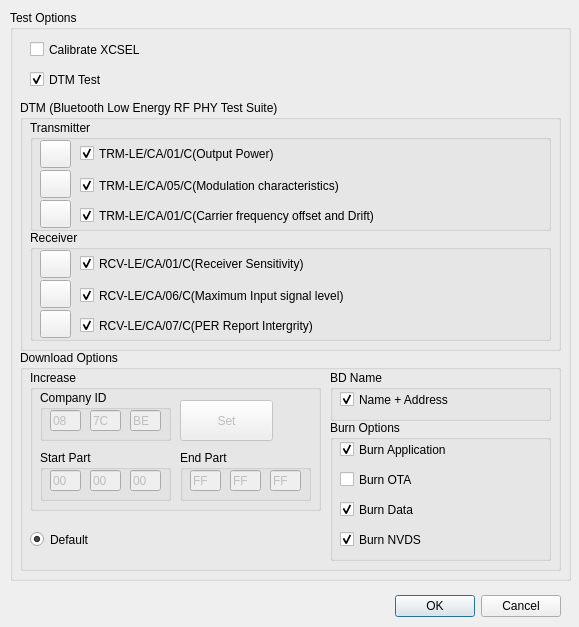
<?xml version="1.0" encoding="UTF-8"?>
<ui version="4.0">
 <class>Setting</class>
 <widget class="QDialog" name="Setting">
  <property name="geometry">
   <rect>
    <x>0</x>
    <y>0</y>
    <width>579</width>
    <height>627</height>
   </rect>
  </property>
  <property name="windowTitle">
   <string>Dialog</string>
  </property>
  <widget class="QDialogButtonBox" name="buttonBox">
   <property name="geometry">
    <rect>
     <x>220</x>
     <y>590</y>
     <width>341</width>
     <height>32</height>
    </rect>
   </property>
   <property name="orientation">
    <enum>Qt::Horizontal</enum>
   </property>
   <property name="standardButtons">
    <set>QDialogButtonBox::Cancel|QDialogButtonBox::Ok</set>
   </property>
  </widget>
  <widget class="QGroupBox" name="group_TestOptions">
   <property name="geometry">
    <rect>
     <x>10</x>
     <y>10</y>
     <width>561</width>
     <height>571</height>
    </rect>
   </property>
   <property name="title">
    <string>Test Options</string>
   </property>
   <widget class="QCheckBox" name="cbox_CalibrateXCSEL">
    <property name="geometry">
     <rect>
      <x>20</x>
      <y>30</y>
      <width>151</width>
      <height>19</height>
     </rect>
    </property>
    <property name="text">
     <string>Calibrate XCSEL</string>
    </property>
   </widget>
   <widget class="QCheckBox" name="cbox_DTMTest">
    <property name="geometry">
     <rect>
      <x>20</x>
      <y>60</y>
      <width>151</width>
      <height>19</height>
     </rect>
    </property>
    <property name="text">
     <string>DTM Test</string>
    </property>
    <property name="checked">
     <bool>true</bool>
    </property>
   </widget>
   <widget class="QGroupBox" name="group_DTM">
    <property name="geometry">
     <rect>
      <x>10</x>
      <y>90</y>
      <width>541</width>
      <height>251</height>
     </rect>
    </property>
    <property name="title">
     <string>DTM (Bluetooth Low Energy RF PHY Test Suite)</string>
    </property>
    <widget class="QGroupBox" name="group_Transmitter">
     <property name="geometry">
      <rect>
       <x>10</x>
       <y>20</y>
       <width>521</width>
       <height>111</height>
      </rect>
     </property>
     <property name="title">
      <string>Transmitter</string>
     </property>
     <widget class="QPushButton" name="btn_OutputPower">
      <property name="geometry">
       <rect>
        <x>10</x>
        <y>20</y>
        <width>31</width>
        <height>28</height>
       </rect>
      </property>
      <property name="text">
       <string/>
      </property>
     </widget>
     <widget class="QCheckBox" name="cbox_OutputPower">
      <property name="geometry">
       <rect>
        <x>50</x>
        <y>18</y>
        <width>251</width>
        <height>31</height>
       </rect>
      </property>
      <property name="text">
       <string>TRM-LE/CA/01/C(Output Power)</string>
      </property>
      <property name="checked">
       <bool>true</bool>
      </property>
     </widget>
     <widget class="QPushButton" name="btn_ModulationCharacteristics">
      <property name="geometry">
       <rect>
        <x>10</x>
        <y>50</y>
        <width>31</width>
        <height>28</height>
       </rect>
      </property>
      <property name="text">
       <string/>
      </property>
     </widget>
     <widget class="QPushButton" name="btn_CarrierFrequencyOffset">
      <property name="geometry">
       <rect>
        <x>10</x>
        <y>80</y>
        <width>31</width>
        <height>28</height>
       </rect>
      </property>
      <property name="text">
       <string/>
      </property>
     </widget>
     <widget class="QCheckBox" name="cbox_ModulationCharacteristics">
      <property name="geometry">
       <rect>
        <x>50</x>
        <y>50</y>
        <width>381</width>
        <height>31</height>
       </rect>
      </property>
      <property name="text">
       <string>TRM-LE/CA/05/C(Modulation characteristics)</string>
      </property>
      <property name="checked">
       <bool>true</bool>
      </property>
     </widget>
     <widget class="QCheckBox" name="cbox_CarrierFrequencyOffsetAndDrift">
      <property name="geometry">
       <rect>
        <x>50</x>
        <y>80</y>
        <width>431</width>
        <height>31</height>
       </rect>
      </property>
      <property name="text">
       <string>TRM-LE/CA/01/C(Carrier frequency offset and Drift)</string>
      </property>
      <property name="checked">
       <bool>true</bool>
      </property>
     </widget>
    </widget>
    <widget class="QGroupBox" name="group_Receiver">
     <property name="geometry">
      <rect>
       <x>10</x>
       <y>130</y>
       <width>521</width>
       <height>111</height>
      </rect>
     </property>
     <property name="title">
      <string>Receiver</string>
     </property>
     <widget class="QPushButton" name="btn_ReceiverSensitivity">
      <property name="geometry">
       <rect>
        <x>10</x>
        <y>20</y>
        <width>31</width>
        <height>28</height>
       </rect>
      </property>
      <property name="text">
       <string/>
      </property>
     </widget>
     <widget class="QCheckBox" name="cbox_ReceiverSensitivity">
      <property name="geometry">
       <rect>
        <x>50</x>
        <y>18</y>
        <width>371</width>
        <height>31</height>
       </rect>
      </property>
      <property name="text">
       <string>RCV-LE/CA/01/C(Receiver Sensitivity)</string>
      </property>
      <property name="checked">
       <bool>true</bool>
      </property>
     </widget>
     <widget class="QPushButton" name="btn_MaximumInputSignalLevel">
      <property name="geometry">
       <rect>
        <x>10</x>
        <y>50</y>
        <width>31</width>
        <height>28</height>
       </rect>
      </property>
      <property name="text">
       <string/>
      </property>
     </widget>
     <widget class="QPushButton" name="btn_PERReportIntergrity">
      <property name="geometry">
       <rect>
        <x>10</x>
        <y>80</y>
        <width>31</width>
        <height>28</height>
       </rect>
      </property>
      <property name="text">
       <string/>
      </property>
     </widget>
     <widget class="QCheckBox" name="cbox_MaximumInputSignalLevel">
      <property name="geometry">
       <rect>
        <x>50</x>
        <y>50</y>
        <width>381</width>
        <height>31</height>
       </rect>
      </property>
      <property name="text">
       <string>RCV-LE/CA/06/C(Maximum Input signal level)</string>
      </property>
      <property name="checked">
       <bool>true</bool>
      </property>
     </widget>
     <widget class="QCheckBox" name="cbox_PERReportIntergrity">
      <property name="geometry">
       <rect>
        <x>50</x>
        <y>80</y>
        <width>381</width>
        <height>31</height>
       </rect>
      </property>
      <property name="text">
       <string>RCV-LE/CA/07/C(PER Report Intergrity)</string>
      </property>
      <property name="checked">
       <bool>true</bool>
      </property>
     </widget>
    </widget>
   </widget>
   <widget class="QGroupBox" name="group_DownloadOptions">
    <property name="geometry">
     <rect>
      <x>10</x>
      <y>340</y>
      <width>541</width>
      <height>221</height>
     </rect>
    </property>
    <property name="title">
     <string>Download Options</string>
    </property>
    <widget class="QGroupBox" name="group_Increase">
     <property name="geometry">
      <rect>
       <x>10</x>
       <y>20</y>
       <width>291</width>
       <height>141</height>
      </rect>
     </property>
     <property name="title">
      <string>Increase</string>
     </property>
     <widget class="QGroupBox" name="group_CompanyID">
      <property name="geometry">
       <rect>
        <x>10</x>
        <y>20</y>
        <width>131</width>
        <height>51</height>
       </rect>
      </property>
      <property name="title">
       <string>Company ID</string>
      </property>
      <widget class="QLineEdit" name="le_CompanyID0Bit">
       <property name="enabled">
        <bool>false</bool>
       </property>
       <property name="geometry">
        <rect>
         <x>10</x>
         <y>20</y>
         <width>31</width>
         <height>21</height>
        </rect>
       </property>
       <property name="text">
        <string>08</string>
       </property>
      </widget>
      <widget class="QLineEdit" name="le_CompanyID1Bit">
       <property name="enabled">
        <bool>false</bool>
       </property>
       <property name="geometry">
        <rect>
         <x>50</x>
         <y>20</y>
         <width>31</width>
         <height>21</height>
        </rect>
       </property>
       <property name="text">
        <string>7C</string>
       </property>
      </widget>
      <widget class="QLineEdit" name="le_CompanyID2Bit">
       <property name="enabled">
        <bool>false</bool>
       </property>
       <property name="geometry">
        <rect>
         <x>90</x>
         <y>20</y>
         <width>31</width>
         <height>21</height>
        </rect>
       </property>
       <property name="text">
        <string>BE</string>
       </property>
      </widget>
     </widget>
     <widget class="QPushButton" name="btn_Set">
      <property name="enabled">
       <bool>false</bool>
      </property>
      <property name="geometry">
       <rect>
        <x>150</x>
        <y>30</y>
        <width>93</width>
        <height>41</height>
       </rect>
      </property>
      <property name="text">
       <string>Set</string>
      </property>
     </widget>
     <widget class="QGroupBox" name="group_StartPart">
      <property name="geometry">
       <rect>
        <x>10</x>
        <y>80</y>
        <width>131</width>
        <height>51</height>
       </rect>
      </property>
      <property name="title">
       <string>Start Part</string>
      </property>
      <widget class="QLineEdit" name="le_StartPart0Bit">
       <property name="enabled">
        <bool>false</bool>
       </property>
       <property name="geometry">
        <rect>
         <x>10</x>
         <y>20</y>
         <width>31</width>
         <height>21</height>
        </rect>
       </property>
       <property name="text">
        <string>00</string>
       </property>
      </widget>
      <widget class="QLineEdit" name="le_StartPart1Bit">
       <property name="enabled">
        <bool>false</bool>
       </property>
       <property name="geometry">
        <rect>
         <x>50</x>
         <y>20</y>
         <width>31</width>
         <height>21</height>
        </rect>
       </property>
       <property name="text">
        <string>00</string>
       </property>
      </widget>
      <widget class="QLineEdit" name="le_StartPart2Bit">
       <property name="enabled">
        <bool>false</bool>
       </property>
       <property name="geometry">
        <rect>
         <x>90</x>
         <y>20</y>
         <width>31</width>
         <height>21</height>
        </rect>
       </property>
       <property name="text">
        <string>00</string>
       </property>
      </widget>
     </widget>
     <widget class="QGroupBox" name="group_EndPart">
      <property name="geometry">
       <rect>
        <x>150</x>
        <y>80</y>
        <width>131</width>
        <height>51</height>
       </rect>
      </property>
      <property name="title">
       <string>End Part</string>
      </property>
      <widget class="QLineEdit" name="le_EndPart0Bit">
       <property name="enabled">
        <bool>false</bool>
       </property>
       <property name="geometry">
        <rect>
         <x>10</x>
         <y>20</y>
         <width>31</width>
         <height>21</height>
        </rect>
       </property>
       <property name="text">
        <string>FF</string>
       </property>
       <property name="readOnly">
        <bool>false</bool>
       </property>
       <property name="clearButtonEnabled">
        <bool>false</bool>
       </property>
      </widget>
      <widget class="QLineEdit" name="le_EndPart1Bit">
       <property name="enabled">
        <bool>false</bool>
       </property>
       <property name="geometry">
        <rect>
         <x>50</x>
         <y>20</y>
         <width>31</width>
         <height>21</height>
        </rect>
       </property>
       <property name="text">
        <string>FF</string>
       </property>
      </widget>
      <widget class="QLineEdit" name="le_EndPart2Bit">
       <property name="enabled">
        <bool>false</bool>
       </property>
       <property name="geometry">
        <rect>
         <x>90</x>
         <y>20</y>
         <width>31</width>
         <height>21</height>
        </rect>
       </property>
       <property name="text">
        <string>FF</string>
       </property>
      </widget>
     </widget>
    </widget>
    <widget class="QGroupBox" name="group_BDName">
     <property name="geometry">
      <rect>
       <x>310</x>
       <y>20</y>
       <width>221</width>
       <height>51</height>
      </rect>
     </property>
     <property name="title">
      <string>BD Name</string>
     </property>
     <widget class="QCheckBox" name="cbox_NameAddress">
      <property name="geometry">
       <rect>
        <x>10</x>
        <y>20</y>
        <width>181</width>
        <height>19</height>
       </rect>
      </property>
      <property name="text">
       <string>Name + Address</string>
      </property>
      <property name="checked">
       <bool>true</bool>
      </property>
     </widget>
    </widget>
    <widget class="QGroupBox" name="group_BurnOptions">
     <property name="geometry">
      <rect>
       <x>310</x>
       <y>70</y>
       <width>221</width>
       <height>141</height>
      </rect>
     </property>
     <property name="title">
      <string>Burn Options</string>
     </property>
     <widget class="QCheckBox" name="cbox_BurnApplication">
      <property name="geometry">
       <rect>
        <x>10</x>
        <y>20</y>
        <width>181</width>
        <height>19</height>
       </rect>
      </property>
      <property name="text">
       <string>Burn Application</string>
      </property>
      <property name="checked">
       <bool>true</bool>
      </property>
     </widget>
     <widget class="QCheckBox" name="cbox_BurnOTA">
      <property name="geometry">
       <rect>
        <x>10</x>
        <y>50</y>
        <width>181</width>
        <height>19</height>
       </rect>
      </property>
      <property name="text">
       <string>Burn OTA</string>
      </property>
     </widget>
     <widget class="QCheckBox" name="cbox_BurnData">
      <property name="geometry">
       <rect>
        <x>10</x>
        <y>80</y>
        <width>181</width>
        <height>19</height>
       </rect>
      </property>
      <property name="text">
       <string>Burn Data</string>
      </property>
      <property name="checked">
       <bool>true</bool>
      </property>
     </widget>
     <widget class="QCheckBox" name="cbox_BurnNVDS">
      <property name="geometry">
       <rect>
        <x>10</x>
        <y>110</y>
        <width>181</width>
        <height>19</height>
       </rect>
      </property>
      <property name="text">
       <string>Burn NVDS</string>
      </property>
      <property name="checked">
       <bool>true</bool>
      </property>
     </widget>
    </widget>
    <widget class="QRadioButton" name="rbtn_Default">
     <property name="geometry">
      <rect>
       <x>10</x>
       <y>180</y>
       <width>115</width>
       <height>19</height>
      </rect>
     </property>
     <property name="text">
      <string>Default</string>
     </property>
     <property name="checked">
      <bool>true</bool>
     </property>
    </widget>
   </widget>
  </widget>
 </widget>
 <resources/>
 <connections>
  <connection>
   <sender>buttonBox</sender>
   <signal>accepted()</signal>
   <receiver>Setting</receiver>
   <slot>accept()</slot>
   <hints>
    <hint type="sourcelabel">
     <x>248</x>
     <y>254</y>
    </hint>
    <hint type="destinationlabel">
     <x>157</x>
     <y>274</y>
    </hint>
   </hints>
  </connection>
  <connection>
   <sender>buttonBox</sender>
   <signal>rejected()</signal>
   <receiver>Setting</receiver>
   <slot>reject()</slot>
   <hints>
    <hint type="sourcelabel">
     <x>316</x>
     <y>260</y>
    </hint>
    <hint type="destinationlabel">
     <x>286</x>
     <y>274</y>
    </hint>
   </hints>
  </connection>
 </connections>
</ui>
